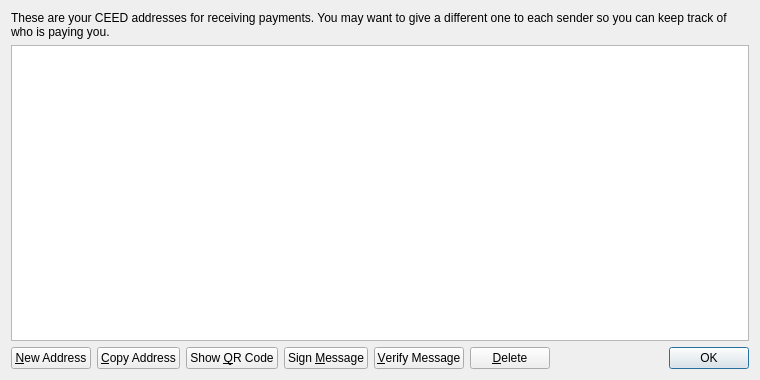
<?xml version="1.0" encoding="UTF-8"?>
<ui version="4.0">
 <class>AddressBookPage</class>
 <widget class="QWidget" name="AddressBookPage">
  <property name="geometry">
   <rect>
    <x>0</x>
    <y>0</y>
    <width>760</width>
    <height>380</height>
   </rect>
  </property>
  <property name="windowTitle">
   <string>Address Book</string>
  </property>
  <layout class="QVBoxLayout" name="verticalLayout">
   <item>
    <widget class="QLabel" name="labelExplanation">
     <property name="text">
      <string>These are your CEED addresses for receiving payments. You may want to give a different one to each sender so you can keep track of who is paying you.</string>
     </property>
     <property name="textFormat">
      <enum>Qt::PlainText</enum>
     </property>
     <property name="wordWrap">
      <bool>true</bool>
     </property>
    </widget>
   </item>
   <item>
    <widget class="QTableView" name="tableView">
     <property name="contextMenuPolicy">
      <enum>Qt::CustomContextMenu</enum>
     </property>
     <property name="toolTip">
      <string>Double-click to edit address or label</string>
     </property>
     <property name="tabKeyNavigation">
      <bool>false</bool>
     </property>
     <property name="selectionMode">
      <enum>QAbstractItemView::SingleSelection</enum>
     </property>
     <property name="selectionBehavior">
      <enum>QAbstractItemView::SelectRows</enum>
     </property>
     <property name="sortingEnabled">
      <bool>true</bool>
     </property>
     <attribute name="verticalHeaderVisible">
      <bool>false</bool>
     </attribute>
    </widget>
   </item>
   <item>
    <layout class="QHBoxLayout" name="horizontalLayout">
     <item>
      <widget class="QPushButton" name="newAddressButton">
       <property name="toolTip">
        <string>Create a new address</string>
       </property>
       <property name="text">
        <string>&amp;New Address</string>
       </property>
      </widget>
     </item>
     <item>
      <widget class="QPushButton" name="copyToClipboard">
       <property name="toolTip">
        <string>Copy the currently selected address to the system clipboard</string>
       </property>
       <property name="text">
        <string>&amp;Copy Address</string>
       </property>
      </widget>
     </item>
     <item>
      <widget class="QPushButton" name="showQRCode">
       <property name="text">
        <string>Show &amp;QR Code</string>
       </property>
      </widget>
     </item>
     <item>
      <widget class="QPushButton" name="signMessage">
       <property name="toolTip">
        <string>Sign a message to prove you own a CEED address</string>
       </property>
       <property name="text">
        <string>Sign &amp;Message</string>
       </property>
      </widget>
     </item>
     <item>
      <widget class="QPushButton" name="verifyMessage">
       <property name="toolTip">
        <string>Verify a message to ensure it was signed with a specified CEED address</string>
       </property>
       <property name="text">
        <string>&amp;Verify Message</string>
       </property>
      </widget>
     </item>
     <item>
      <widget class="QPushButton" name="deleteButton">
       <property name="toolTip">
        <string>Delete the currently selected address from the list</string>
       </property>
       <property name="text">
        <string>&amp;Delete</string>
       </property>
      </widget>
     </item>
     <item>
      <spacer name="horizontalSpacer">
       <property name="orientation">
        <enum>Qt::Horizontal</enum>
       </property>
       <property name="sizeHint" stdset="0">
        <size>
         <width>40</width>
         <height>20</height>
        </size>
       </property>
      </spacer>
     </item>
     <item>
      <widget class="QDialogButtonBox" name="buttonBox">
       <property name="sizePolicy">
        <sizepolicy hsizetype="Maximum" vsizetype="Fixed">
         <horstretch>0</horstretch>
         <verstretch>0</verstretch>
        </sizepolicy>
       </property>
       <property name="standardButtons">
        <set>QDialogButtonBox::Ok</set>
       </property>
      </widget>
     </item>
    </layout>
   </item>
  </layout>
 </widget>
 <resources>
  <include location="../bitcoin.qrc"/>
 </resources>
 <connections/>
</ui>
